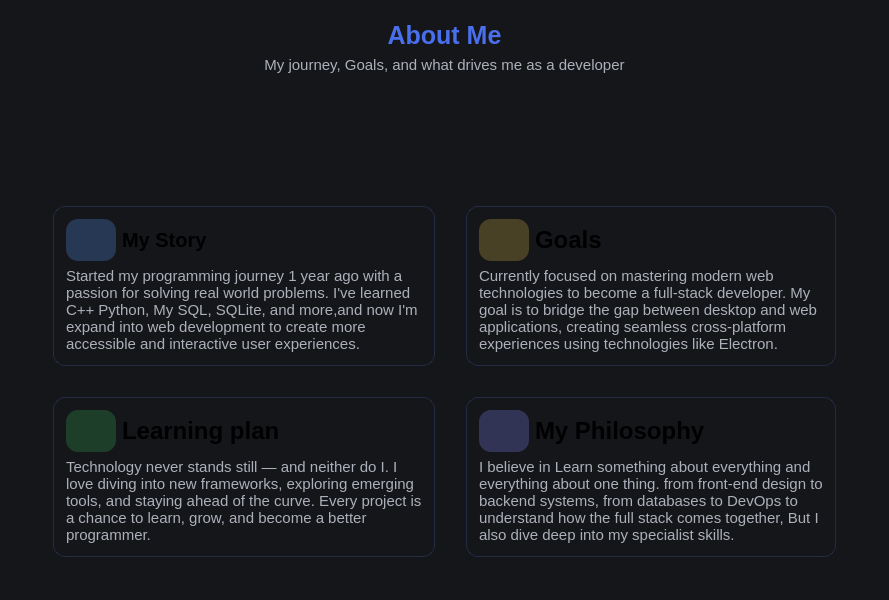
                      <widget class="QWidget" name="SecondPageFrame" native="true">
                       <property name="minimumSize">
                        <size>
                         <width>600</width>
                         <height>600</height>
                        </size>
                       </property>
                       <property name="styleSheet">
                        <string notr="true">background-color: rgb(20, 22, 26);</string>
                       </property>
                       <layout class="QGridLayout" name="gridLayout">
                        <property name="leftMargin">
                         <number>50</number>
                        </property>
                        <property name="topMargin">
                         <number>12</number>
                        </property>
                        <property name="rightMargin">
                         <number>50</number>
                        </property>
                        <property name="bottomMargin">
                         <number>40</number>
                        </property>
                        <property name="spacing">
                         <number>25</number>
                        </property>
                        <item row="2" column="1">
                         <widget class="QFrame" name="frame_1_1">
                          <property name="styleSheet">
                           <string notr="true">QFrame#frame_1_1{
    background: qlineargradient(
        x1: 0, y1: 0,
        x2: 0, y2: 1,
        stop: 0     #24272e,  
        stop: 0.9     #1a1c21   
    );
    border: none;
    border-radius: 12px;
    border: 1px solid rgba(70, 90, 160, 0.3); 
    border-radius: 12px;
    padding: 3px;
    margin: 3px;
    color: white;
}
</string>
                          </property>
                          <property name="frameShape">
                           <enum>QFrame::Shape::StyledPanel</enum>
                          </property>
                          <property name="frameShadow">
                           <enum>QFrame::Shadow::Raised</enum>
                          </property>
                          <layout class="QGridLayout" name="gridLayout_9">
                           <item row="0" column="0">
                            <widget class="QWidget" name="widget_13" native="true">
                             <property name="maximumSize">
                              <size>
                               <width>50</width>
                               <height>50</height>
                              </size>
                             </property>
                             <property name="styleSheet">
                              <string notr="true">    border-radius: 12px;
background-color: rgb(50, 52, 85);
</string>
                             </property>
                             <layout class="QGridLayout" name="gridLayout_8">
                              <item row="0" column="0">
                               <widget class="QLabel" name="label_20">
                                <property name="styleSheet">
                                 <string notr="true">background-color: rgb(50, 52, 85);
    border-radius: 12px;

</string>
                                </property>
                                <property name="text">
                                 <string />
                                </property>
                                <property name="pixmap">
                                 <pixmap resource="../Qss/icons/_icons.qrc">:/material_design/icons/material_design/fingerprint.png</pixmap>
                                </property>
                                <property name="scaledContents">
                                 <bool>true</bool>
                                </property>
                               </widget>
                              </item>
                             </layout>
                            </widget>
                           </item>
                           <item row="0" column="1">
                            <widget class="QLabel" name="label_21">
                             <property name="font">
                              <font>
                               <pointsize>15</pointsize>
                              </font>
                             </property>
                             <property name="styleSheet">
                              <string notr="true">background-color: transparent;</string>
                             </property>
                             <property name="text">
                              <string>&lt;html&gt;&lt;head/&gt;&lt;body&gt;&lt;p&gt;&lt;span style=" font-size:large; font-weight:700;"&gt;My Philosophy&lt;/span&gt;&lt;/p&gt;&lt;/body&gt;&lt;/html&gt;</string>
                             </property>
                            </widget>
                           </item>
                           <item row="1" column="0" colspan="2">
                            <widget class="QLabel" name="label_22">
                             <property name="font">
                              <font>
                               <pointsize>11</pointsize>
                              </font>
                             </property>
                             <property name="styleSheet">
                              <string notr="true">background-color: transparent;
color: rgb(172, 176, 185);</string>
                             </property>
                             <property name="text">
                              <string>I believe in Learn something about everything and everything about one thing. from front-end design to backend systems, from databases to DevOps to understand how the full stack comes together, But I also dive deep into my specialist skills.</string>
                             </property>
                             <property name="alignment">
                              <set>Qt::AlignmentFlag::AlignLeading|Qt::AlignmentFlag::AlignLeft|Qt::AlignmentFlag::AlignVCenter</set>
                             </property>
                             <property name="wordWrap">
                              <bool>true</bool>
                             </property>
                            </widget>
                           </item>
                          </layout>
                         </widget>
                        </item>
                        <item row="1" column="1">
                         <widget class="QFrame" name="frame_0_1">
                          <property name="styleSheet">
                           <string notr="true">QFrame#frame_0_1{
    background: qlineargradient(
        x1: 0, y1: 0,
        x2: 0, y2: 1,
        stop: 0     #24272e,  
        stop: 0.9     #1a1c21   
    );
    border: none;
    border-radius: 12px;
    border: 1px solid rgba(70, 90, 160, 0.3); 
    border-radius: 12px;
    padding: 3px;
    margin: 3px;
    color: white;
}
</string>
                          </property>
                          <property name="frameShape">
                           <enum>QFrame::Shape::StyledPanel</enum>
                          </property>
                          <property name="frameShadow">
                           <enum>QFrame::Shadow::Raised</enum>
                          </property>
                          <layout class="QGridLayout" name="gridLayout_5">
                           <item row="0" column="0">
                            <widget class="QWidget" name="widget_14" native="true">
                             <property name="maximumSize">
                              <size>
                               <width>50</width>
                               <height>50</height>
                              </size>
                             </property>
                             <property name="styleSheet">
                              <string notr="true">background-color: #494125;
    border-radius: 12px;
</string>
                             </property>
                             <layout class="QGridLayout" name="gridLayout_4">
                              <item row="0" column="0">
                               <widget class="QLabel" name="label_23">
                                <property name="styleSheet">
                                 <string notr="true">background-color: #494125;
    border-radius: 12px;

</string>
                                </property>
                                <property name="text">
                                 <string />
                                </property>
                                <property name="pixmap">
                                 <pixmap resource="../Qss/icons/_icons.qrc">:/feather/icons/feather/target.png</pixmap>
                                </property>
                                <property name="scaledContents">
                                 <bool>true</bool>
                                </property>
                               </widget>
                              </item>
                             </layout>
                            </widget>
                           </item>
                           <item row="0" column="1" alignment="Qt::AlignmentFlag::AlignLeft">
                            <widget class="QLabel" name="label_24">
                             <property name="font">
                              <font>
                               <pointsize>15</pointsize>
                              </font>
                             </property>
                             <property name="styleSheet">
                              <string notr="true">background-color: transparent;</string>
                             </property>
                             <property name="text">
                              <string>&lt;html&gt;&lt;head/&gt;&lt;body&gt;&lt;h3 style=" margin-top:14px; margin-bottom:12px; margin-left:0px; margin-right:0px; -qt-block-indent:0; text-indent:0px;"&gt;&lt;span style=" font-size:large; font-weight:700;"&gt;Goals&lt;/span&gt;&lt;/h3&gt;&lt;/body&gt;&lt;/html&gt;</string>
                             </property>
                            </widget>
                           </item>
                           <item row="1" column="0" colspan="2">
                            <widget class="QLabel" name="label_25">
                             <property name="font">
                              <font>
                               <pointsize>11</pointsize>
                              </font>
                             </property>
                             <property name="styleSheet">
                              <string notr="true">background-color: transparent;
color: rgb(172, 176, 185);</string>
                             </property>
                             <property name="text">
                              <string>Currently focused on mastering modern web technologies to become a full-stack developer. My goal is to bridge the gap between desktop and web applications, creating seamless cross-platform experiences using technologies like Electron.</string>
                             </property>
                             <property name="alignment">
                              <set>Qt::AlignmentFlag::AlignLeading|Qt::AlignmentFlag::AlignLeft|Qt::AlignmentFlag::AlignVCenter</set>
                             </property>
                             <property name="wordWrap">
                              <bool>true</bool>
                             </property>
                            </widget>
                           </item>
                          </layout>
                         </widget>
                        </item>
                        <item row="1" column="0">
                         <widget class="QFrame" name="frame_0_0">
                          <property name="styleSheet">
                           <string notr="true">QFrame#frame_0_0{
    background: qlineargradient(
        x1: 0, y1: 0,
        x2: 0, y2: 1,
        stop: 0     #24272e,  
        stop: 0.9     #1a1c21   
    );
    border: none;
    border-radius: 12px;
    border: 1px solid rgba(70, 90, 160, 0.3); 
    border-radius: 12px;
    padding: 3px;
    margin: 3px;
    color: white;
}
</string>
                          </property>
                          <property name="frameShape">
                           <enum>QFrame::Shape::StyledPanel</enum>
                          </property>
                          <property name="frameShadow">
                           <enum>QFrame::Shadow::Raised</enum>
                          </property>
                          <layout class="QGridLayout" name="gridLayout_3">
                           <item row="0" column="0">
                            <widget class="QWidget" name="widget_15" native="true">
                             <property name="maximumSize">
                              <size>
                               <width>50</width>
                               <height>50</height>
                              </size>
                             </property>
                             <property name="styleSheet">
                              <string notr="true">background-color: rgb(39, 56, 84);
    border-radius: 12px;
</string>
                             </property>
                             <layout class="QGridLayout" name="gridLayout_2">
                              <item row="0" column="0">
                               <widget class="QLabel" name="label_26">
                                <property name="styleSheet">
                                 <string notr="true">background-color: rgb(39, 56, 84);
    border-radius: 12px;

</string>
                                </property>
                                <property name="text">
                                 <string />
                                </property>
                                <property name="pixmap">
                                 <pixmap resource="../Qss/icons/_icons.qrc">:/feather/icons/feather/user.png</pixmap>
                                </property>
                                <property name="scaledContents">
                                 <bool>true</bool>
                                </property>
                               </widget>
                              </item>
                             </layout>
                            </widget>
                           </item>
                           <item row="0" column="1" alignment="Qt::AlignmentFlag::AlignLeft">
                            <widget class="QLabel" name="label_27">
                             <property name="font">
                              <font>
                               <pointsize>15</pointsize>
                              </font>
                             </property>
                             <property name="styleSheet">
                              <string notr="true">background-color: transparent;</string>
                             </property>
                             <property name="text">
                              <string>&lt;html&gt;&lt;head/&gt;&lt;body&gt;&lt;p&gt;&lt;span style=" font-weight:700;"&gt;My Story&lt;/span&gt;&lt;/p&gt;&lt;/body&gt;&lt;/html&gt;</string>
                             </property>
                            </widget>
                           </item>
                           <item row="1" column="0" colspan="2">
                            <widget class="QLabel" name="label_28">
                             <property name="font">
                              <font>
                               <pointsize>11</pointsize>
                              </font>
                             </property>
                             <property name="styleSheet">
                              <string notr="true">background-color: transparent;
color: rgb(172, 176, 185);</string>
                             </property>
                             <property name="text">
                              <string>Started my programming journey 1 year ago with a passion for solving real world problems. I've learned C++ Python, My SQL, SQLite, and more,and now I'm expand into web development to create more accessible and interactive user experiences.</string>
                             </property>
                             <property name="alignment">
                              <set>Qt::AlignmentFlag::AlignLeading|Qt::AlignmentFlag::AlignLeft|Qt::AlignmentFlag::AlignVCenter</set>
                             </property>
                             <property name="wordWrap">
                              <bool>true</bool>
                             </property>
                            </widget>
                           </item>
                          </layout>
                         </widget>
                        </item>
                        <item row="0" column="0" colspan="2" alignment="Qt::AlignmentFlag::AlignHCenter|Qt::AlignmentFlag::AlignTop">
                         <widget class="QWidget" name="widget_16" native="true">
                          <layout class="QVBoxLayout" name="verticalLayout_21">
                           <item>
                            <widget class="QLabel" name="label_29">
                             <property name="font">
                              <font>
                               <pointsize>19</pointsize>
                              </font>
                             </property>
                             <property name="styleSheet">
                              <string notr="true">color: #4A6FEC;</string>
                             </property>
                             <property name="text">
                              <string>&lt;strong&gt;About Me&lt;/strong&gt;</string>
                             </property>
                             <property name="alignment">
                              <set>Qt::AlignmentFlag::AlignCenter</set>
                             </property>
                            </widget>
                           </item>
                           <item>
                            <widget class="QLabel" name="label_30">
                             <property name="font">
                              <font>
                               <pointsize>11</pointsize>
                              </font>
                             </property>
                             <property name="styleSheet">
                              <string notr="true">color: rgb(172, 176, 185);</string>
                             </property>
                             <property name="text">
                              <string>My journey, Goals, and what drives me as a developer</string>
                             </property>
                             <property name="alignment">
                              <set>Qt::AlignmentFlag::AlignCenter</set>
                             </property>
                            </widget>
                           </item>
                          </layout>
                         </widget>
                        </item>
                        <item row="2" column="0">
                         <widget class="QFrame" name="frame_1_0">
                          <property name="styleSheet">
                           <string notr="true">QFrame#frame_1_0{
    background: qlineargradient(
        x1: 0, y1: 0,
        x2: 0, y2: 1,
        stop: 0     #24272e,  
        stop: 0.9     #1a1c21   
    );
    border: none;
    border-radius: 12px;
    border: 1px solid rgba(70, 90, 160, 0.3); 
    border-radius: 12px;
    padding: 3px;
    margin: 3px;
    color: white;
}
</string>
                          </property>
                          <property name="frameShape">
                           <enum>QFrame::Shape::StyledPanel</enum>
                          </property>
                          <property name="frameShadow">
                           <enum>QFrame::Shadow::Raised</enum>
                          </property>
                          <layout class="QGridLayout" name="gridLayout_7">
                           <item row="0" column="0">
                            <widget class="QWidget" name="widget_17" native="true">
                             <property name="maximumSize">
                              <size>
                               <width>50</width>
                               <height>50</height>
                              </size>
                             </property>
                             <property name="styleSheet">
                              <string notr="true">    border-radius: 12px;
background-color: rgb(29, 63, 41);
</string>
                             </property>
                             <layout class="QGridLayout" name="gridLayout_6">
                              <item row="0" column="0">
                               <widget class="QLabel" name="label_31">
                                <property name="styleSheet">
                                 <string notr="true">background-color: rgb(29, 63, 41);
    border-radius: 12px;

</string>
                                </property>
                                <property name="text">
                                 <string />
                                </property>
                                <property name="pixmap">
                                 <pixmap resource="../Qss/icons/_icons.qrc">:/font_awesome_brands/icons/font_awesome/brands/canadian-maple-leaf.png</pixmap>
                                </property>
                                <property name="scaledContents">
                                 <bool>true</bool>
                                </property>
                               </widget>
                              </item>
                             </layout>
                            </widget>
                           </item>
                           <item row="0" column="1" alignment="Qt::AlignmentFlag::AlignLeft">
                            <widget class="QLabel" name="label_32">
                             <property name="font">
                              <font>
                               <pointsize>15</pointsize>
                              </font>
                             </property>
                             <property name="styleSheet">
                              <string notr="true">background-color: transparent;</string>
                             </property>
                             <property name="text">
                              <string>&lt;html&gt;&lt;head/&gt;&lt;body&gt;&lt;h3 style=" margin-top:14px; margin-bottom:12px; margin-left:0px; margin-right:0px; -qt-block-indent:0; text-indent:0px;"&gt;&lt;span style=" font-size:large; font-weight:700;"&gt;Learning plan&lt;/span&gt;&lt;/h3&gt;&lt;/body&gt;&lt;/html&gt;</string>
                             </property>
                            </widget>
                           </item>
                           <item row="1" column="0" colspan="2">
                            <widget class="QLabel" name="label_33">
                             <property name="font">
                              <font>
                               <pointsize>11</pointsize>
                              </font>
                             </property>
                             <property name="styleSheet">
                              <string notr="true">background-color: transparent;
color: rgb(172, 176, 185);</string>
                             </property>
                             <property name="text">
                              <string>Technology never stands still — and neither do I. I love diving into new frameworks, exploring emerging tools, and staying ahead of the curve. Every project is a chance to learn, grow, and become a better programmer.</string>
                             </property>
                             <property name="alignment">
                              <set>Qt::AlignmentFlag::AlignLeading|Qt::AlignmentFlag::AlignLeft|Qt::AlignmentFlag::AlignVCenter</set>
                             </property>
                             <property name="wordWrap">
                              <bool>true</bool>
                             </property>
                            </widget>
                           </item>
                          </layout>
                         </widget>
                        </item>
                       </layout>
                      </widget>
